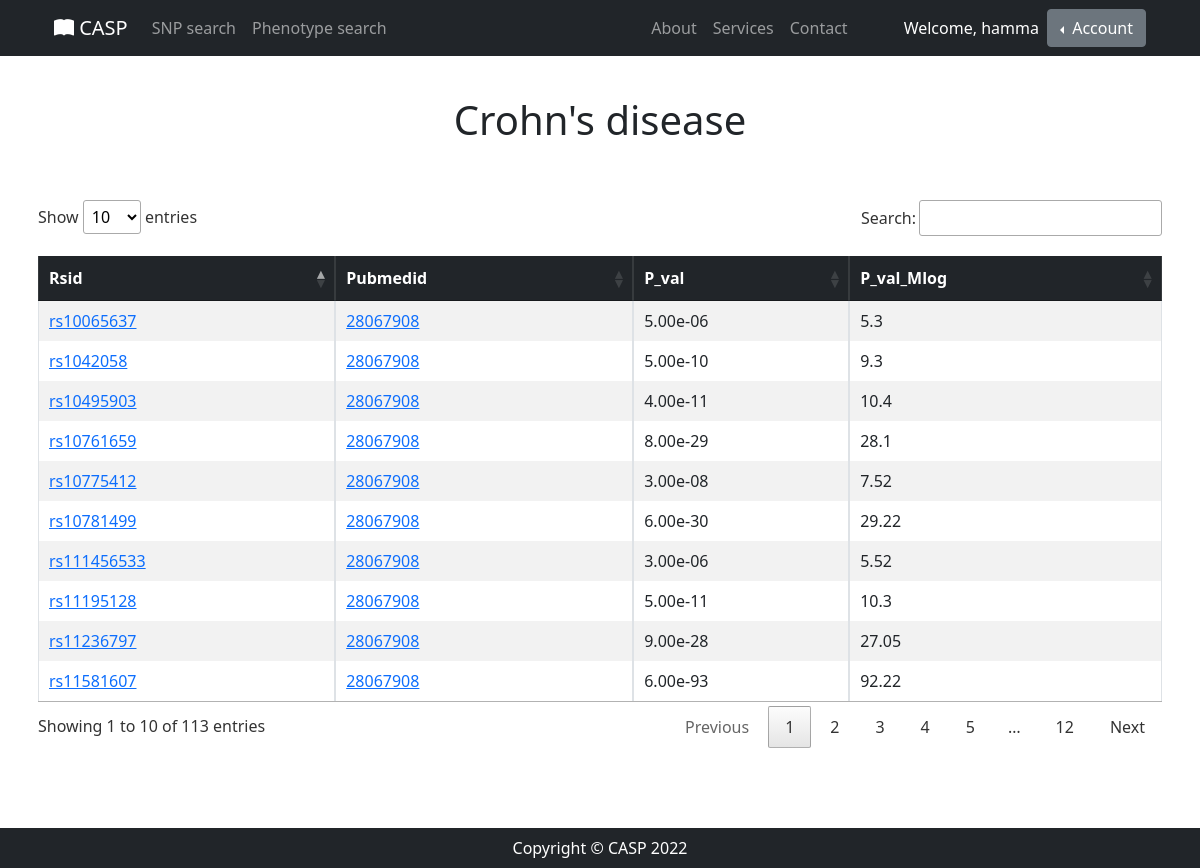
Page /phenotype/details/Crohn's disease/ (signed in) on the committed database.
### SNP_App/models.py (models this page shows)
class Association(models.Model):
    SNP = models.ForeignKey(SNP, on_delete=models.CASCADE)
    Disease_trait = models.ForeignKey(DiseaseTrait, on_delete=models.CASCADE)
    Reference = models.ForeignKey(Reference, on_delete=models.CASCADE)
    Pvalue = models.FloatField()
    Neglog10pvalue = models.FloatField()

### SNP_App/views.py (the view)
# urls.py: path('phenotype/details/<str:name>/', views.phenotype_details),
def phenotype_details(request, name):
    phenotype_query = Association.objects.filter(Disease_trait_id=name)
    return render(request, 'phenotype_details.html', {'details': phenotype_query, 'name': name, 'title': name})

### SNP_App/templates/phenotype_details.html (shortened to what this page needs)
{% extends 'base.html' %}
{% block content %}
    <h1 class="mt-5 pt-5 mb-5 text-center"> {{ name }} </h1>
    <div class="container p-2 mb-5">
        <table id="phenotype_details_table" class="table table-striped table-bordered">
            <thead class="table-dark text-center">
                <th> Rsid </th>
                <th> Pubmedid </th>
                <th> P_val </th>
                <th> P_val_Mlog </th>
            </thead>
            <tbody>
                {% for detail in details %}
                    <tr>
                    <td><a target="_blank" rel="noopener noreferrer"
                           href="/snp/details/{{ detail.SNP_id }}/">
                        {{ detail.SNP_id }}</a></td>
                    <td> <a target="_blank" rel="noopener noreferrer"
                            href="https://pubmed.ncbi.nlm.nih.gov/{{ detail.Reference_id }}/" >
                        {{ detail.Reference_id }}</a></td>
                    <td>{{ detail.Pvalue|stringformat:".2e" }}</td>
                    <td>{{ detail.Neglog10pvalue }}</td>
                    </tr>
                {% endfor %}
            </tbody>
        </table>
    </div>
{% endblock content %}

### SNP_App/templates/base.html (shortened to what this page needs)
<!DOCTYPE html>
<html lang="en">
<head>
    {% load static %}
    <link href="{% static 'css/styles.css' %}" rel="stylesheet"/>
    <link rel="stylesheet" href="https://cdn.jsdelivr.net/npm/bootstrap-icons@1.9.1/font/bootstrap-icons.css">
    <link rel="stylesheet" type="text/css" href="{% static 'css/jquery.dataTables.min_1.12.1.css' %}">
    <link rel="stylesheet" type="text/css" href="{% static 'css/custom.css' %}">
</head>
<body class="" id="page-top">
<nav class="navbar navbar-expand-lg navbar-dark bg-dark fixed-top" id="mainNav">
    <div class="container px-4">
        <a class="navbar-brand" href="/"><i class="bi bi-book-fill"></i> CASP</a>
        <div class="collapse navbar-collapse" id="navbarNavDropdown">
            <ul class="navbar-nav">
                <li class="nav-item">
                    <a class="nav-link" href="/snp_search" id="snp_redirect"> SNP search </a>
                </li>
                <li class="nav-item">
                    <a class="nav-link" href="/phenotype_search" id="phenotype_redirect"> Phenotype search </a>
                </li>
            </ul>
        </div>
        <div class="collapse navbar-collapse" id="navbarResponsive">
            <ul class="navbar-nav ms-auto">
                <li class="nav-item"><a class="nav-link" id="about_redirect"
                                        href="{% url 'about' %}">About</a></li>
                <li class="nav-item"><a class="nav-link" id="services_redirect"
                                        href="{% url 'services' %}">Services</a></li>
                <li class="nav-item me-5"><a class="nav-link" id="contact_redirect"
                                        href="{% url 'contact' %}">Contact</a></li>
            </ul>
        </div>
        <ul class="navbar-nav d-flex navbar-nav-scroll" style="--bs-scroll-height: 100px;">
            {% if request.user.is_authenticated %}
                <div class="d-flex align-items-center justify-content-center me-2">
                    <div class="text-white"> Welcome, {{ request.user.username }}  </div>
                </div>
                <div class="btn-group dropstart">
                    <button type="button" class="btn btn-secondary dropdown-toggle" data-bs-toggle="dropdown"
                            aria-expanded="false">
                        Account
                    </button>
                </div>
            {% endif %}
        </ul>
    </div>
</nav>
{% block content %}
{% endblock content %}
<div class="container p-2 mb-5"></div>
<footer class="py-2 bg-dark fixed-bottom">
    <div class="container px-4"><p class="m-0 text-center text-white">Copyright &copy; CASP 2022</p></div>
</footer>
</body>
</html>

### rows in the picture
Association: SNP_id "rs11581607", Reference_id "28067908", Pvalue "6.00e-93", Neglog10pvalue "92.22"
Association: SNP_id "rs10781499", Reference_id "28067908", Pvalue "6.00e-30", Neglog10pvalue "29.22"
Association: SNP_id "rs10761659", Reference_id "28067908", Pvalue "8.00e-29", Neglog10pvalue "28.1"
Association: SNP_id "rs11236797", Reference_id "28067908", Pvalue "9.00e-28", Neglog10pvalue "27.05"
Association: SNP_id "rs10495903", Reference_id "28067908", Pvalue "4.00e-11", Neglog10pvalue "10.4"
Association: SNP_id "rs11195128", Reference_id "28067908", Pvalue "5.00e-11", Neglog10pvalue "10.3"
Association: SNP_id "rs1042058", Reference_id "28067908", Pvalue "5.00e-10", Neglog10pvalue "9.3"
Association: SNP_id "rs10775412", Reference_id "28067908", Pvalue "3.00e-08", Neglog10pvalue "7.52"
Association: SNP_id "rs111456533", Reference_id "28067908", Pvalue "3.00e-06", Neglog10pvalue "5.52"
Association: SNP_id "rs10065637", Reference_id "28067908", Pvalue "5.00e-06", Neglog10pvalue "5.3"

### other values in the picture
{{ request.user.username }} "hamma"
{{ name }} "Crohn's disease"
